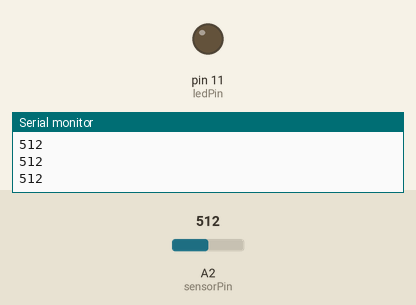
Recording of a sketch running on a simulated Arduino Uno, built with avr-gcc and run on an emulated ATmega328P. Shown: output pins drawn as LEDs (lit = HIGH), the last lines printed to the serial monitor. Inputs (shaded band) come from the test bench; at power-on: A2 (sensorPin) = 512.

Above: at 1.2 s.
1.3 s: A2 (sensorPin) set to 883
2.8 s: A2 (sensorPin) set to 918
At 3.9 s:
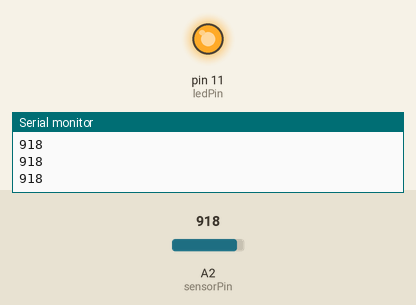
4.3 s: A2 (sensorPin) set to 900
At 5.2 s:
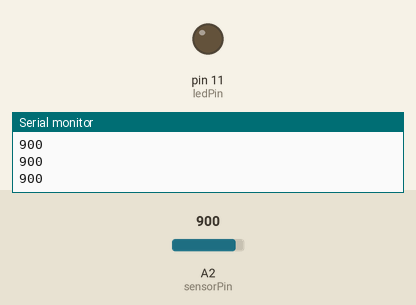
5.8 s: A2 (sensorPin) set to 1023
At 6.5 s:
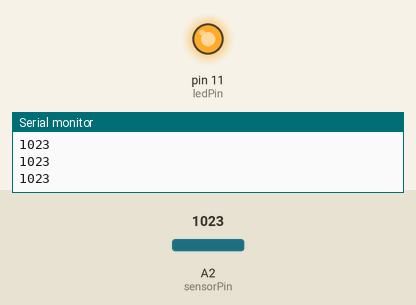
Timing chart, 0 to 8.3 s (numbered marks = the images above; inputs shaded):
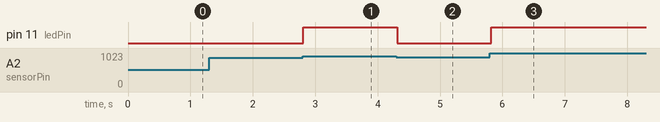

The sketch:

photosensor.ino
```cpp
int sensorPin = 2; //define analog pin 2
int ledPin = 11;
int value = 0;

void setup() {
  pinMode(ledPin, OUTPUT);  // set the LED pin as output

  Serial.begin(9600);
}

void loop() {
  value = analogRead(sensorPin);
  Serial.println(value, DEC); // light intensity
                // high values for bright environment
                // low values for dark environment
  if (value > 900) {
    digitalWrite(ledPin, HIGH);
  } else {
    digitalWrite(ledPin, LOW);
  }

  delay(100);
}
```

Measured:
- the behaviour switches between 900 and 901 on A2 (sensorPin) (found by bisection; images 0 and 1)
- after the input at 2.8 s, pin 11 (ledPin): LOW → HIGH at once
- after the input at 4.3 s, pin 11 (ledPin): HIGH → LOW at once
- after the input at 5.8 s, pin 11 (ledPin): LOW → HIGH at once
